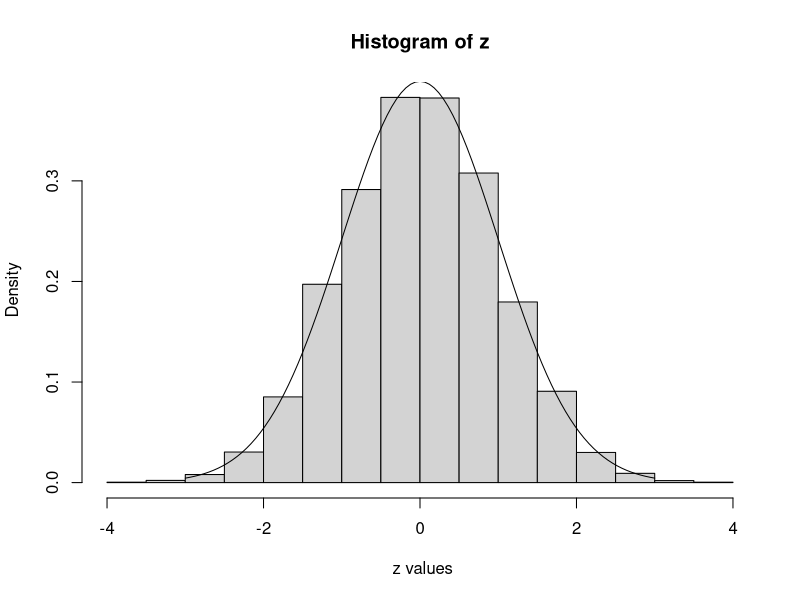

Reproduce this figure in R.
# Marsaglia polar method
PolarMethod<-function(N)
{
  x<-numeric(N)
  y<-numeric(N)
  z<-numeric(N)
  i<-1
  while(i<=N)
  {u1<-runif(1)
  u2<-runif(1)
  v1<-(2*u1)-1
  v2<-(2*u2)-1
  s<-(v1^2)+(v2^2)
  if(s<=1)
  {
    x[i]<-((-2*log(s)/s)^(1/2))*v1
    y[i]<-((-2*log(s)/s)^(1/2))*v2
    z[i]<-(x[i]+y[i])/sqrt(2) #standarization
    i<-i+1
  }
  else
    i<-i-1
  }
  return(z)
}
z<-PolarMethod(10000)
hist(z,freq=F,ylab="Density",xlab=" z values")
curve(dnorm(x),from=-3,to=3,add=TRUE)
